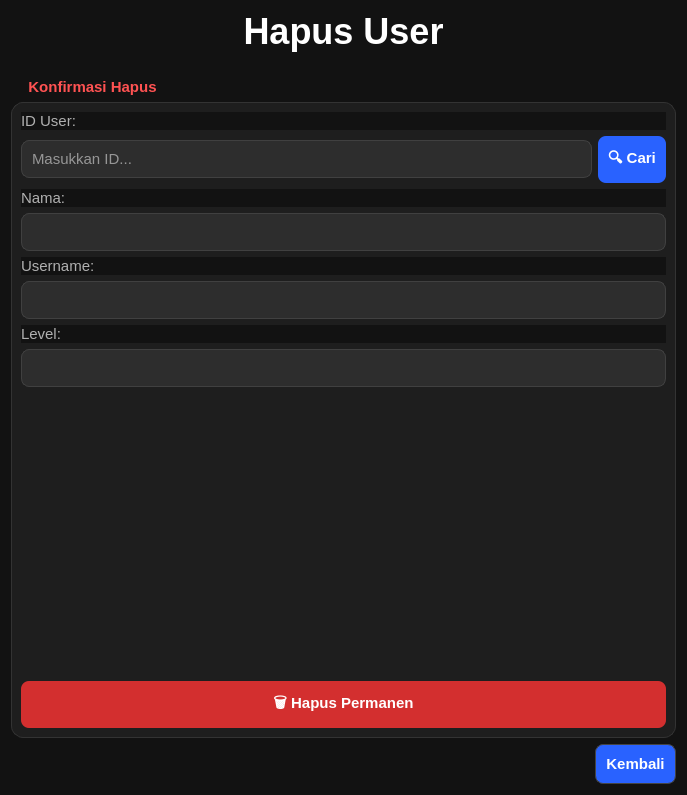
<?xml version="1.0" encoding="UTF-8"?>
<ui version="4.0">
 <class>FormHapusUser</class>
 <widget class="QWidget" name="FormHapusUser">
  <property name="geometry">
   <rect>
    <x>0</x>
    <y>0</y>
    <width>687</width>
    <height>795</height>
   </rect>
  </property>
  <property name="windowTitle">
   <string>Hapus User</string>
  </property>
  <property name="styleSheet">
   <string notr="true">
    QWidget { background-color: #121212; color: #E0E0E0; font-family: 'Segoe UI', sans-serif; font-size: 11pt; }
    QGroupBox { background-color: #1E1E1E; border: 1px solid #333333; border-radius: 12px; margin-top: 24px; font-weight: bold; }
    QGroupBox::title { subcontrol-origin: margin; left: 10px; padding: 0 5px; color: #FF5252; }
    QLabel { color: #B0B0B0; }
    QLineEdit { background-color: #2D2D2D; border: 1px solid #404040; border-radius: 8px; padding: 8px; color: #9E9E9E; }
    QLineEdit:enabled { color: white; }
    QPushButton { background-color: #333333; border: 1px solid #444444; border-radius: 8px; padding: 10px; color: white; font-weight: bold; }
    QPushButton#pushButton_cari { background-color: #2962FF; border: none; }
    QPushButton#pushButton_hapus, QPushButton#pushButton_cancel { background-color: #D32F2F; border: none; }
    QPushButton#pushButton_hapus:hover { background-color: #B71C1C; }
    QPushButton#pushButton_kembali { background-color: #2962FF; }
   </string>
  </property>
  <layout class="QVBoxLayout" name="mainLayout">
   <item>
    <widget class="QLabel" name="label_title">
     <property name="styleSheet">
      <string>font-size: 36px; font-weight: bold; color: white; margin-bottom: 20px;</string>
     </property>
     <property name="text">
      <string>Hapus User</string>
     </property>
     <property name="alignment">
      <set>Qt::AlignCenter</set>
     </property>
    </widget>
   </item>
   <item>
    <widget class="QGroupBox" name="groupBox_hapus_user">
     <property name="title">
      <string>Konfirmasi Hapus</string>
     </property>
     <layout class="QVBoxLayout" name="formLayout">
      <item>
       <widget class="QLabel" name="label_id">
        <property name="text">
         <string>ID User:</string>
        </property>
       </widget>
      </item>
      <item>
       <layout class="QHBoxLayout" name="searchLayout">
        <item>
         <widget class="QLineEdit" name="lineEdit_id">
          <property name="placeholderText">
           <string>Masukkan ID...</string>
          </property>
         </widget>
        </item>
        <item>
         <widget class="QPushButton" name="pushButton_cari">
          <property name="text">
           <string>🔍 Cari</string>
          </property>
         </widget>
        </item>
       </layout>
      </item>
      <item>
       <widget class="QLabel" name="label_nama">
        <property name="text">
         <string>Nama:</string>
        </property>
       </widget>
      </item>
      <item>
       <widget class="QLineEdit" name="lineEdit_nama">
        <property name="readOnly">
         <bool>true</bool>
        </property>
       </widget>
      </item>
      <item>
       <widget class="QLabel" name="label_username">
        <property name="text">
         <string>Username:</string>
        </property>
       </widget>
      </item>
      <item>
       <widget class="QLineEdit" name="lineEdit_username">
        <property name="readOnly">
         <bool>true</bool>
        </property>
       </widget>
      </item>
      <item>
       <widget class="QLabel" name="label_level">
        <property name="text">
         <string>Level:</string>
        </property>
       </widget>
      </item>
      <item>
       <widget class="QLineEdit" name="lineEdit_level">
        <property name="readOnly">
         <bool>true</bool>
        </property>
       </widget>
      </item>
      <item>
       <spacer name="verticalSpacer">
        <property name="orientation">
         <enum>Qt::Vertical</enum>
        </property>
        <property name="sizeHint" stdset="0">
         <size>
          <width>20</width>
          <height>20</height>
         </size>
        </property>
       </spacer>
      </item>
      <item>
       <widget class="QPushButton" name="pushButton_hapus">
        <property name="cursor">
         <cursorShape>PointingHandCursor</cursorShape>
        </property>
        <property name="text">
         <string>🗑 Hapus Permanen</string>
        </property>
       </widget>
      </item>
     </layout>
    </widget>
   </item>
   <item>
    <layout class="QHBoxLayout" name="bottomLayout">
     <item>
      <spacer name="horizontalSpacer">
       <property name="orientation">
        <enum>Qt::Horizontal</enum>
       </property>
       <property name="sizeHint" stdset="0">
        <size>
         <width>40</width>
         <height>20</height>
        </size>
       </property>
      </spacer>
     </item>
     <item>
      <widget class="QPushButton" name="pushButton_kembali">
       <property name="text">
        <string>Kembali</string>
       </property>
      </widget>
     </item>
    </layout>
   </item>
  </layout>
 </widget>
 <resources/>
 <connections/>
</ui>
